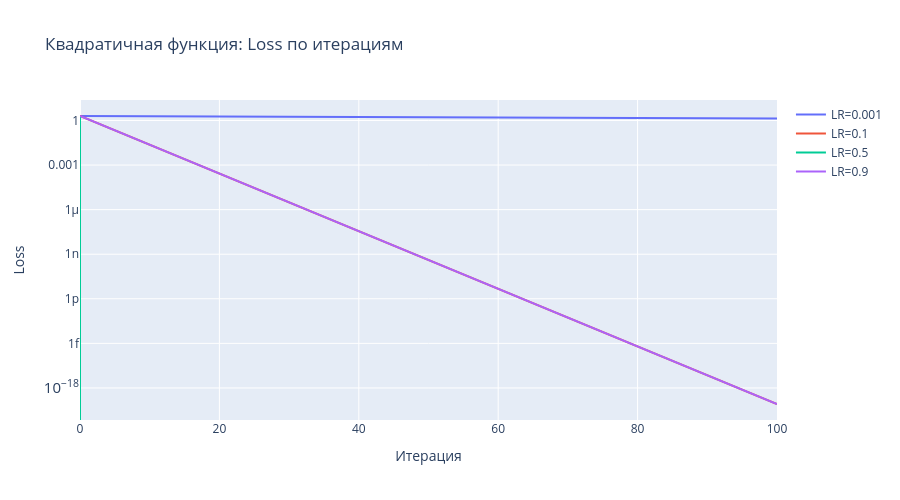
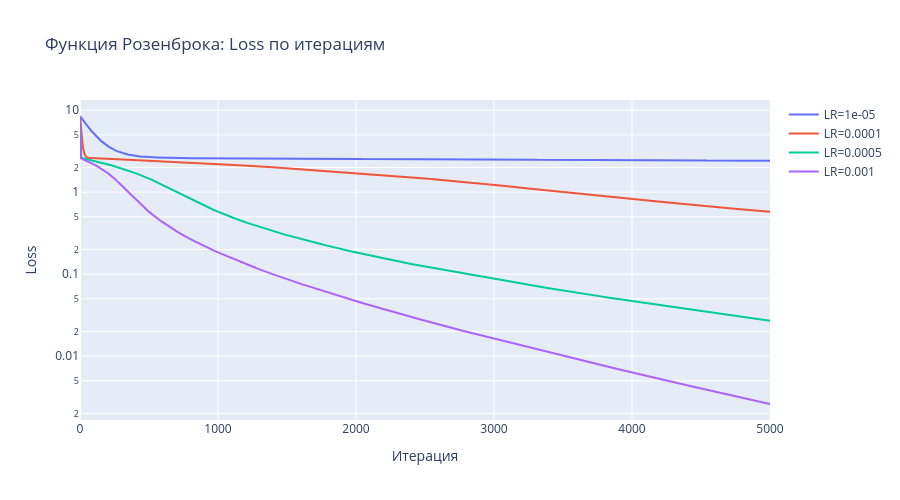

Notebook code for these charts, in order:
### Markdown cell above
Реализованный вами класс также сохранял графики loss-функции. Их в процессе обучения мы также анализируем. Говорят, что **loss “сходится”**, если выполняются следующие признаки:

1. Значение loss $L(w_k)$ монотонно убывает и приближается к некоторому предельному значению (выходит на плато):
   $$|L(w_{k+1}) - L(w_k)| \to 0$$

Сошелся ли лосс у нас? Для ответы используйте реализованные вами методы из заданий 1–2:

1. **Постройте графики значения loss по итерациям** для:

   * квадратичной функции,
   * функции Розенброка,
   * для всех значений learning rate, что и в заданиях выше ($\eta \in \{0.001, 0.01, 0.1, 0.5\}$).

2. **В каждой серии экспериментов**:

   * сравните, как меняется форма графика loss при разных $\eta$;
   * отметьте, где кривая loss ведёт себя “хорошо” (гладкое убывание) и где “плохо” (скачки, рост, колебания, плато).
   * где мы сошлись, а где — нет.

3. **Проанализируйте различия** между функциями.

### Code cell
# Графики loss для квадратичной функции
fig = go.Figure()

for label, history in results_lr_quadr.items():
    fig.add_trace(go.Scatter(
        y=history['loss'],
        mode='lines',
        name=label
    ))

fig.update_layout(
    title="Квадратичная функция: Loss по итерациям",
    xaxis_title="Итерация",
    yaxis_title="Loss",
    yaxis_type="log", 
    height=500
)
fig.show()

# Графики loss для функции Розенброка
fig2 = go.Figure()

for label, history in results_lr_banna.items():
    fig2.add_trace(go.Scatter(
        y=history['loss'],
        mode='lines',
        name=label
    ))

fig2.update_layout(
    title="Функция Розенброка: Loss по итерациям",
    xaxis_title="Итерация",
    yaxis_title="Loss",
    yaxis_type="log", 
    height=500
)
fig2.show()

### Figure 1 — Plotly figure (JSON) as saved in the notebook; plotly's stock layout.template omitted (floating-point values rounded to 4 significant figures)
{"data": [{"mode": "lines", "name": "LR=0.001", "type": "scatter", "y": [2, 1.992, 1.984, 1.976, 1.968, 1.96, 1.953, 1.945, 1.937, 1.929, 1.922, 1.914, 1.906, 1.899, 1.891, 1.883, 1.876, 1.868, 1.861, 1.853, 1.846, 1.839, 1.831, 1.824, 1.817, 1.809, 1.802, 1.795, 1.788, 1.781, 1.774, 1.767, 1.759, 1.752, 1.745, 1.738, 1.732, 1.725, 1.718, 1.711, 1.704, 1.697, 1.69, 1.684, 1.677, 1.67, 1.664, 1.657, 1.65, 1.644, 1.637, 1.631, 1.624, 1.618, 1.611, 1.605, 1.598, 1.592, 1.586, 1.579, 1.573, 1.567, 1.56, 1.554, 1.548, 1.542, 1.536, 1.529, 1.523, 1.517, 1.511, 1.505, 1.499, 1.493, 1.487, 1.481, 1.475, 1.469, 1.464, 1.458, 1.452, 1.446, 1.44, 1.434, 1.429, 1.423, 1.417, 1.412, 1.406, 1.4, 1.395, 1.389, 1.384, 1.378, 1.373, 1.367, 1.362, 1.356, 1.351, 1.345, 1.34]}, {"mode": "lines", "name": "LR=0.1", "type": "scatter", "y": [2, 1.28, 0.8192, 0.5243, 0.3355, 0.2147, 0.1374, 0.08796, 0.05629, 0.03603, 0.02306, 0.01476, 0.009445, 0.006045, 0.003869, 0.002476, 0.001585, 0.001014, 0.000649, 0.0004154, 0.0002658, 0.0001701, 0.0001089, 6.969e-05, 4.46e-05, 2.854e-05, 1.827e-05, 1.169e-05, 7.483e-06, 4.789e-06, 3.065e-06, 1.962e-06, 1.255e-06, 8.035e-07, 5.142e-07, 3.291e-07, 2.106e-07, 1.348e-07, 8.627e-08, 5.521e-08, 3.534e-08, 2.262e-08, 1.447e-08, 9.263e-09, 5.929e-09, 3.794e-09, 2.428e-09, 1.554e-09, 9.946e-10, 6.366e-10, 4.074e-10, 2.607e-10, 1.669e-10, 1.068e-10, 6.835e-11, 4.375e-11, 2.8e-11, 1.792e-11, 1.147e-11, 7.339e-12, 4.697e-12, 3.006e-12, 1.924e-12, 1.231e-12, 7.88e-13, 5.043e-13, 3.228e-13, 2.066e-13, 1.322e-13, 8.462e-14, 5.415e-14, 3.466e-14, 2.218e-14, 1.42e-14, 9.085e-15, 5.815e-15, 3.721e-15, 2.382e-15, 1.524e-15, 9.755e-16, 6.243e-16, 3.996e-16, 2.557e-16, 1.637e-16, 1.047e-16, 6.704e-17, 4.29e-17, 2.746e-17, 1.757e-17, 1.125e-17, 7.198e-18, 4.607e-18, 2.948e-18, 1.887e-18, 1.208e-18, 7.729e-19, 4.947e-19, 3.166e-19, 2.026e-19, 1.297e-19, 8.299e-20]}, {"mode": "lines", "name": "LR=0.5", "type": "scatter", "y": [2, 0, 0, 0, 0, 0, 0, 0, 0, 0, 0, 0, 0, 0, 0, 0, 0, 0, 0, 0, 0, 0, 0, 0, 0, 0, 0, 0, 0, 0, 0, 0, 0, 0, 0, 0, 0, 0, 0, 0, 0, 0, 0, 0, 0, 0, 0, 0, 0, 0, 0, 0, 0, 0, 0, 0, 0, 0, 0, 0, 0, 0, 0, 0, 0, 0, 0, 0, 0, 0, 0, 0, 0, 0, 0, 0, 0, 0, 0, 0, 0, 0, 0, 0, 0, 0, 0, 0, 0, 0, 0, 0, 0, 0, 0, 0, 0, 0, 0, 0, 0]}, {"mode": "lines", "name": "LR=0.9", "type": "scatter", "y": [2, 1.28, 0.8192, 0.5243, 0.3355, 0.2147, 0.1374, 0.08796, 0.05629, 0.03603, 0.02306, 0.01476, 0.009445, 0.006045, 0.003869, 0.002476, 0.001585, 0.001014, 0.000649, 0.0004154, 0.0002658, 0.0001701, 0.0001089, 6.969e-05, 4.46e-05, 2.854e-05, 1.827e-05, 1.169e-05, 7.483e-06, 4.789e-06, 3.065e-06, 1.962e-06, 1.255e-06, 8.035e-07, 5.142e-07, 3.291e-07, 2.106e-07, 1.348e-07, 8.627e-08, 5.521e-08, 3.534e-08, 2.262e-08, 1.447e-08, 9.263e-09, 5.929e-09, 3.794e-09, 2.428e-09, 1.554e-09, 9.946e-10, 6.366e-10, 4.074e-10, 2.607e-10, 1.669e-10, 1.068e-10, 6.835e-11, 4.375e-11, 2.8e-11, 1.792e-11, 1.147e-11, 7.339e-12, 4.697e-12, 3.006e-12, 1.924e-12, 1.231e-12, 7.88e-13, 5.043e-13, 3.228e-13, 2.066e-13, 1.322e-13, 8.462e-14, 5.415e-14, 3.466e-14, 2.218e-14, 1.42e-14, 9.085e-15, 5.815e-15, 3.721e-15, 2.382e-15, 1.524e-15, 9.755e-16, 6.243e-16, 3.996e-16, 2.557e-16, 1.637e-16, 1.047e-16, 6.704e-17, 4.29e-17, 2.746e-17, 1.757e-17, 1.125e-17, 7.198e-18, 4.607e-18, 2.948e-18, 1.887e-18, 1.208e-18, 7.729e-19, 4.947e-19, 3.166e-19, 2.026e-19, 1.297e-19, 8.299e-20]}], "layout": {"height": 500, "title": {"text": "Квадратичная функция: Loss по итерациям"}, "xaxis": {"title": {"text": "Итерация"}}, "yaxis": {"title": {"text": "Loss"}, "type": "log"}}}

### Figure 2 — Plotly figure (JSON) as saved in the notebook; plotly's stock layout.template omitted (floating-point values rounded to 4 significant figures; data arrays with more than 128 entries replaced by an {"elided": "..."} marker saying what was removed)
{"data": [{"mode": "lines", "name": "LR=1e-05", "type": "scatter", "y": {"elided": "5001 float values"}}, {"mode": "lines", "name": "LR=0.0001", "type": "scatter", "y": {"elided": "5001 float values"}}, {"mode": "lines", "name": "LR=0.0005", "type": "scatter", "y": {"elided": "5001 float values"}}, {"mode": "lines", "name": "LR=0.001", "type": "scatter", "y": {"elided": "5001 float values"}}], "layout": {"height": 500, "title": {"text": "Функция Розенброка: Loss по итерациям"}, "xaxis": {"title": {"text": "Итерация"}}, "yaxis": {"title": {"text": "Loss"}, "type": "log"}}}
